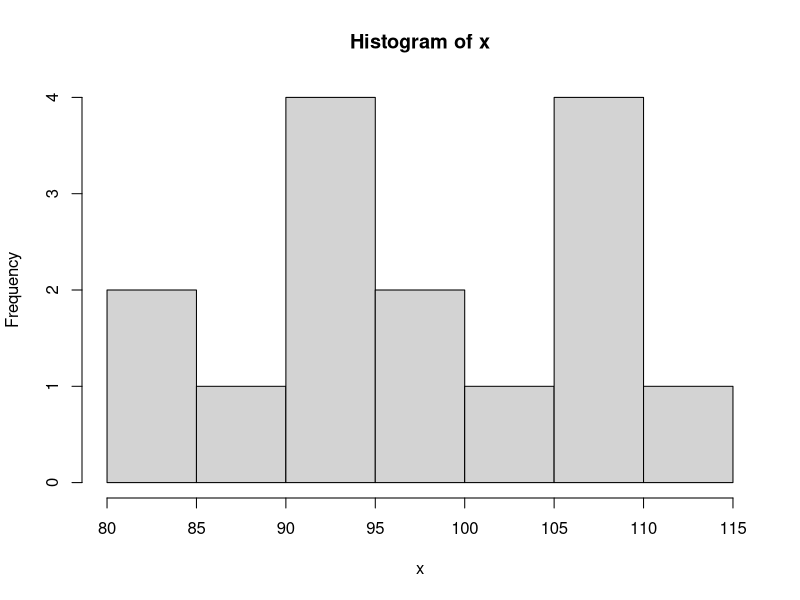
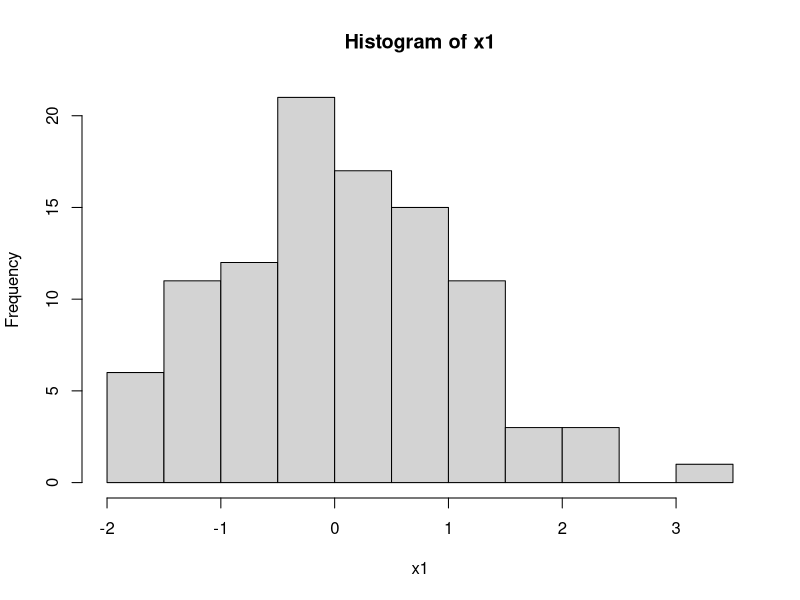
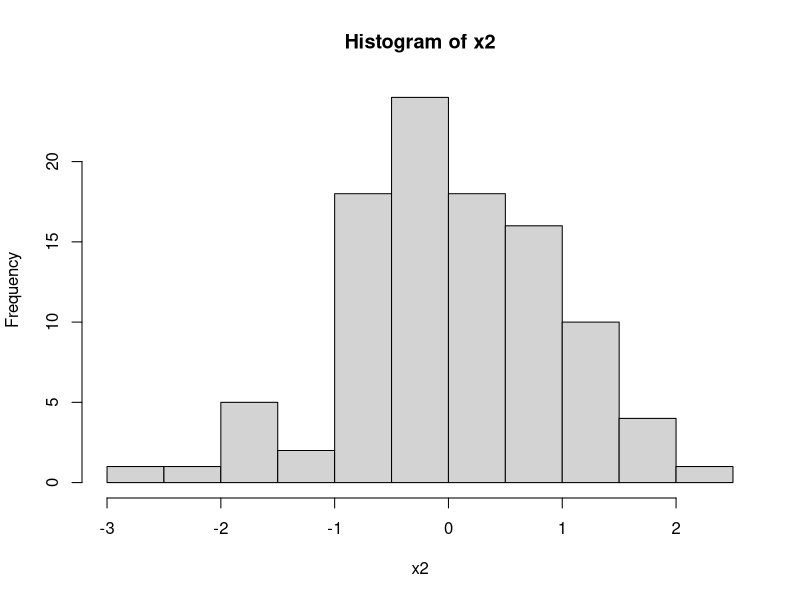
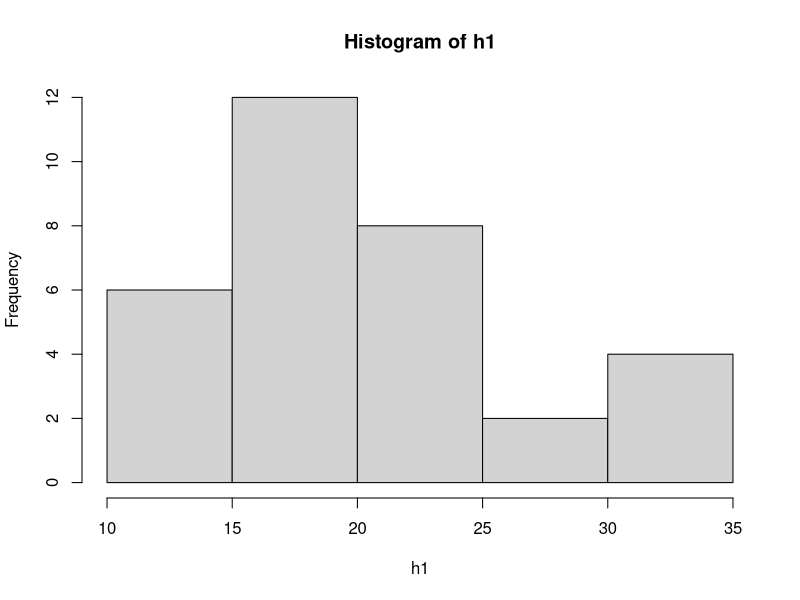
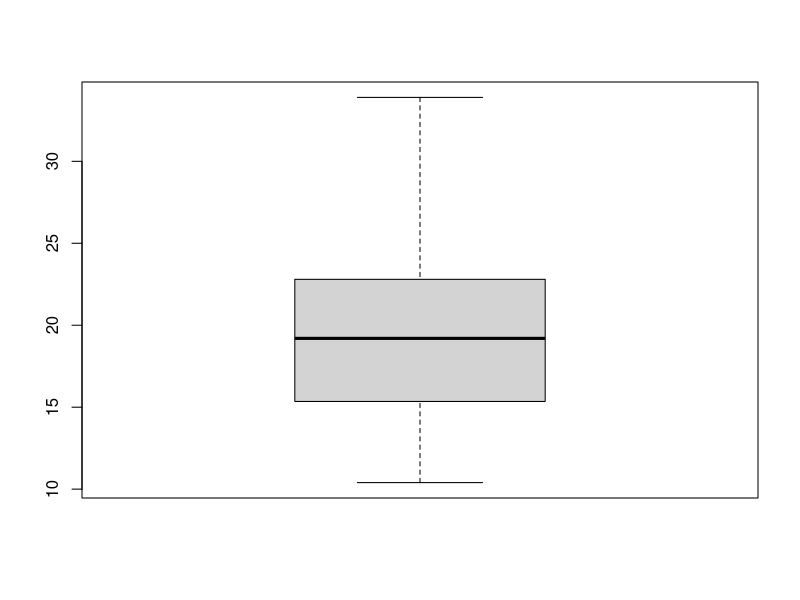
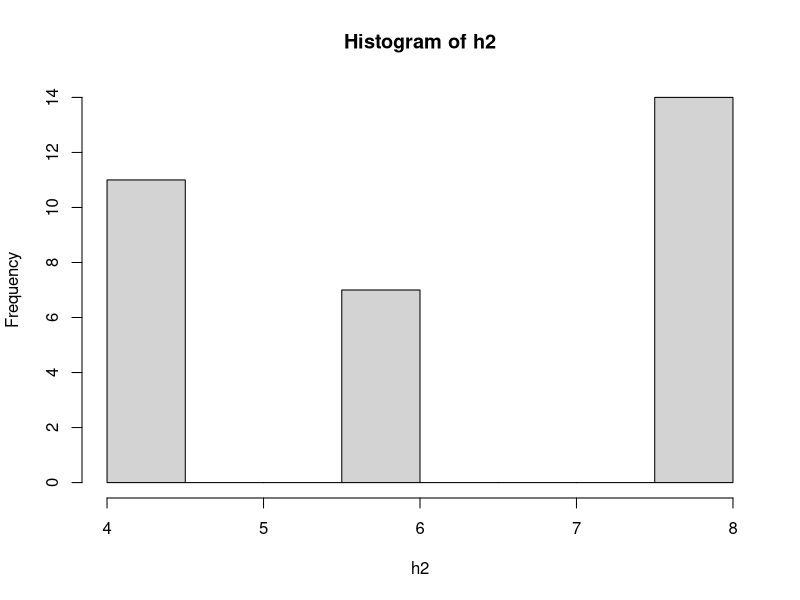
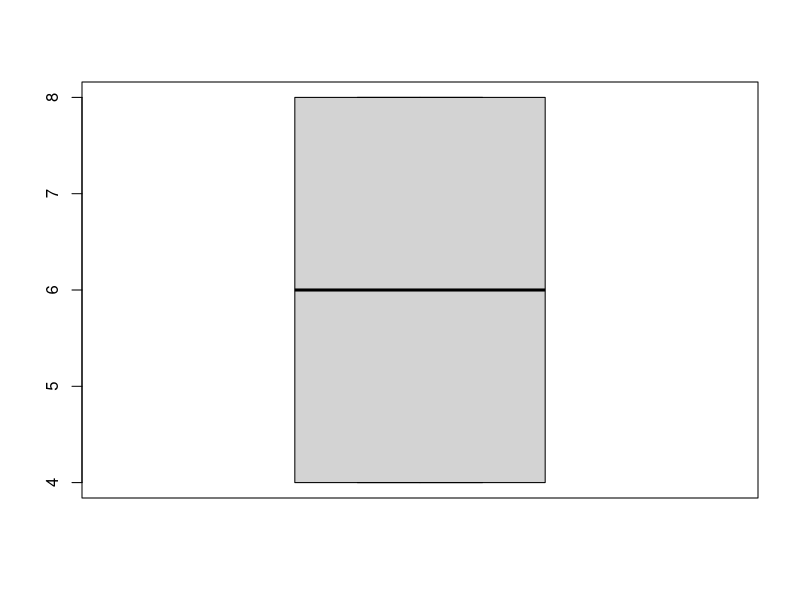
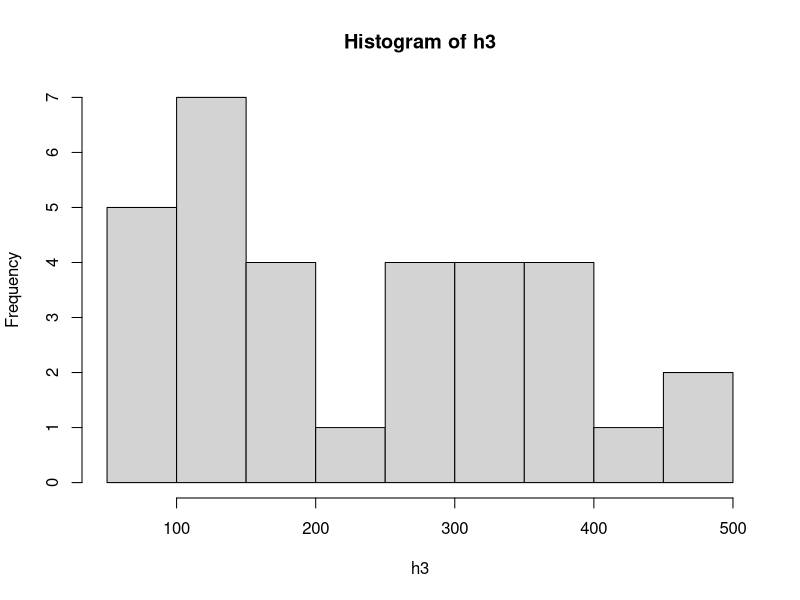

Reproduce these figures in R, in order.
# Exercises from Verzani's simpleR - Using R for Introductory Statistics

# Section 3 -> Univariate Data

# Q. 3.1
x = c(60, 85, 72, 59, 37, 75, 93, 7, 98, 63, 41, 90, 5, 17, 97)
stem(x)

#  The decimal point is 1 digit(s) to the right of the |
#
#    0 | 577
#    2 | 7
#    4 | 19
#    6 | 0325
#    8 | 50378


# Q. 3.2
x = c(80, 82, 88, 91, 91, 95, 95, 97, 98, 101, 106, 106, 109, 110, 111)
hist(x)

# Q. 3.3

x1 = rnorm(100)
hist(x1)

x2 = rnorm(100)
hist(x2)
#  No, the two histograms are not same, they are different.


# Q. 3.4
library(datasets)
data(mtcars)

class(mtcars)
# [1] "data.frame"

summary(mtcars)
#   mpg             cyl             disp             hp             drat      
# Min.   :10.40   Min.   :4.000   Min.   : 71.1   Min.   : 52.0   Min.   :2.760  
# 1st Qu.:15.43   1st Qu.:4.000   1st Qu.:120.8   1st Qu.: 96.5   1st Qu.:3.080  
# Median :19.20   Median :6.000   Median :196.3   Median :123.0   Median :3.695  
# Mean   :20.09   Mean   :6.188   Mean   :230.7   Mean   :146.7   Mean   :3.597  
# 3rd Qu.:22.80   3rd Qu.:8.000   3rd Qu.:326.0   3rd Qu.:180.0   3rd Qu.:3.920  
# Max.   :33.90   Max.   :8.000   Max.   :472.0   Max.   :335.0   Max.   :4.930  
# wt             qsec             vs               am              gear      
# Min.   :1.513   Min.   :14.50   Min.   :0.0000   Min.   :0.0000   Min.   :3.000  
# 1st Qu.:2.581   1st Qu.:16.89   1st Qu.:0.0000   1st Qu.:0.0000   1st Qu.:3.000  
# Median :3.325   Median :17.71   Median :0.0000   Median :0.0000   Median :4.000  
# Mean   :3.217   Mean   :17.85   Mean   :0.4375   Mean   :0.4062   Mean   :3.688  
# 3rd Qu.:3.610   3rd Qu.:18.90   3rd Qu.:1.0000   3rd Qu.:1.0000   3rd Qu.:4.000  
# Max.   :5.424   Max.   :22.90   Max.   :1.0000   Max.   :1.0000   Max.   :5.000  
# carb      
# Min.   :1.000  
# 1st Qu.:2.000  
# Median :2.000  
# Mean   :2.812  
# 3rd Qu.:4.000  
# Max.   :8.000 

h1 = as.numeric(mtcars[[1]])
hist(h1)
boxplot(h1)

h2 = as.numeric(mtcars[[2]])
hist(h2)
boxplot(h2)

h3 = as.numeric(mtcars[[3]])
hist(h3)
boxplot(h3)

# h1 and h3 has outliers.
# h2 is symmetric.


# Q. 3.5
data(islands)
hist(islands)

mean(islands)
# [1] 1252.729

median(islands)
# [1] 41

sd(islands)
# [1] 3371.146


data(BOD)
b1 = as.numeric(BOD[[1]])
hist(b1)

mean(b1)
# [1] 3.666667

median(b1)
# [1] 3.5

sd(b1)
# [1] 2.160247


data(cars)
c1 = as.numeric(cars[[1]])
hist(c1)

mean(c1)
#[1] 15.4

median(c1)
#[1] 15

sd(c1)
#[1] 5.287644


# Q. 3.6
failures = c(0, 1, 0, NA, 0, 0, 0, 0, 0, 1, 1, 1, 0, 0, 3, 0, 0, 0, 0, 0, 2, 0, 1)
table(failures)
# failures
#  0  1  2  3 
# 15  5  1  1 
table(failures, useNA='always')
# failures
#   0    1    2    3 <NA> 
#  15    5    1    1    1

mean(failures)
# [1] NA

mean(failures, na.rm=T)
# [1] 0.4545455
mean(failures, na.rm=TRUE)
# [1] 0.4545455

failures[!is.na(failures)]
# [1] 0 1 0 0 0 0 0 0 1 1 1 0 0 3 0 0 0 0 0 2 0 1


# Q. 3.7


# Q. 3.8


# Q. 3.9



